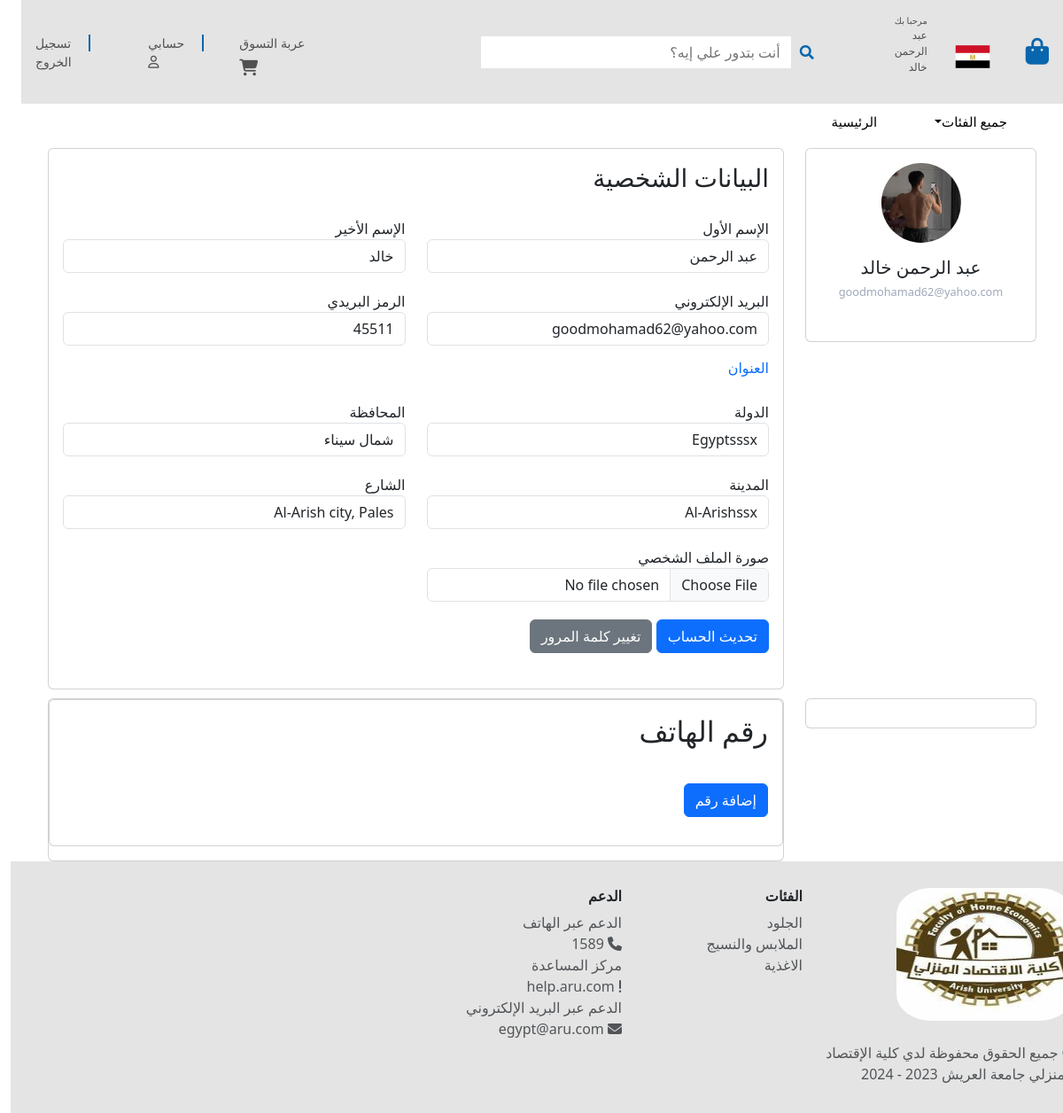
/profile/ (signed in), run on the app's committed database.
### User/models.py (models this page shows)
class User(AbstractUser):
    Image = models.ImageField(upload_to='user_images', blank=True, null=True)

class Customer(models.Model):
    User = models.OneToOneField(User, on_delete=models.CASCADE, primary_key=True)
    country = models.CharField(max_length=15, blank=True, null=True)
    state = models.CharField(max_length=15, blank=True, null=True)
    city = models.CharField(max_length=15, blank=True, null=True)
    street = models.CharField(max_length=20, blank=True, null=True)
    postal_code = models.CharField(max_length=10, blank=True, null=True)

### User/views.py (the view, shortened to what this page needs)
# urls.py: path('profile/', CombinedUpdateView.as_view(), name='profile'),
class CombinedUpdateView(UpdateView):
    model = Customer
    template_name = 'profile.html'
    form_class = CombinedUpdateForm
    def get_object(self, queryset=None):
        return self.request.user.customer
    def get_initial(self):
        initial = super().get_initial()
        user = self.request.user
        initial.update({
            'country': user.customer.country,
            'state': user.customer.state,
            'city': user.customer.city,
            'street': user.customer.street,
            'postal_code': user.customer.postal_code,
            'first_name': user.first_name,
            'last_name': user.last_name,
            'email': user.email,
            'profile_picture': user.Image if user.Image else None,
        })
        return initial
    def get_form(self, form_class=None):
        form = super().get_form(form_class)
        user = self.request.user
        form.fields['first_name'] = forms.CharField(initial=user.first_name)
        form.fields['last_name'] = forms.CharField(initial=user.last_name)
        form.fields['email'] = forms.EmailField(initial=user.email)
        form.fields['profile_picture'] = forms.ImageField(initial=user.Image if user.Image else None, required=False)
        return form
    def get_context_data(self, **kwargs):
        context = super().get_context_data(**kwargs)
        user_phone_numbers = User_Phone_Num.objects.filter(User=self.request.user)
        context['user_phone_numbers'] = user_phone_numbers
        return context

### User/templates/profile.html (shortened to what this page needs)
{% extends "main.html" %}
   {% load static %}
{% block body %}
<link rel="stylesheet" href=" {% static 'css/profile.css' %} ">
<link rel="stylesheet" href="https://cdnjs.cloudflare.com/ajax/libs/font-awesome/5.13.1/css/all.min.css" />
<link rel="stylesheet" href="https://stackpath.bootstrapcdn.com/bootstrap/5.3.0/css/bootstrap.min.css">
<body class="body2">
    <div class="container container22" >
        <div class="row gutters">
        <div class="col-xl-3 col-lg-3 col-md-12 col-sm-12 col-12">
        <div class="card h-70">
            <div class="card-body">
                <div class="account-settings">
                    <div class="user-profile">
                        <div class="user-avatar">
                            {% if user.Image %}
                                <img src="{{ user.Image.url }}" alt="{{ user.first_name }} {{ user.last_name }}">
                            {% else %}
                            <img src="https://gravatar.com/avatar/eb45e8ca94071ac3ef15091da2f09b6c?s=400&d=mp&r=x" alt="{{ user.first_name }} {{ user.last_name }}">
                            {% endif %}
                        </div>
                        <h5 class="user-name">{{ user.first_name }} {{ user.last_name }}</h5>
                        <h6 class="user-email">{{ user.email }}
                        </h6>
                    </div>
                </div>
            </div>
        </div>
        </div>
        <div class="col-xl-9 col-lg-9 col-md-12 col-sm-12 col-12" >
        <div class="card h-100">
            <div class="card-body" >
                <form method="post" action="{% url 'profile' %}" enctype="multipart/form-data">
                    <h3>البيانات الشخصية </h3>
                    <div class="row gutters">
                        <div class="col-xl-6 col-lg-6 col-md-6 col-sm-6 col-12">
                            <div class="form-group">
                                <label for="first_name">الإسم الأول</label>
                                <input type="text" class="form-control" id="first_name" name="first_name" value="{{ user.first_name }}">
                            </div>
                        </div>
                        <div class="col-xl-6 col-lg-6 col-md-6 col-sm-6 col-12">
                            <div class="form-group">
                                <label for="last_name">الإسم الأخير</label>
                                <input type="text" class="form-control" id="last_name" name="last_name" value="{{ user.last_name }}">
                            </div>
                        </div>
                        <div class="col-xl-6 col-lg-6 col-md-6 col-sm-6 col-12">
                            <div class="form-group">
                                <label for="email">البريد الإلكتروني</label>
                                <input type="email" class="form-control" id="email" name="email" value="{{ user.email }}">
                            </div>
                        </div>
                        <div class="col-xl-6 col-lg-6 col-md-6 col-sm-6 col-12">
                            <div class="form-group">
                                <label for="postal_code">الرمز البريدي</label>
                                <input type="text" class="form-control" id="postal_code" name="postal_code" value="{{ user.customer.postal_code }}">
                            </div>
                        </div>
                    </div>
                    <div class="row gutters">
                        <div class="col-xl-12 col-lg-12 col-md-12 col-sm-12 col-12">
                            <h6 class="mt-3 mb-2 text-primary">العنوان</h6>
                        </div>
                        <div class="col-xl-6 col-lg-6 col-md-6 col-sm-6 col-12">
                            <div class="form-group">
                                <label for="country">الدولة</label>
                                <input type="text" class="form-control" id="country" name="country" placeholder="مصر" value="{{ user.customer.country }}">
                            </div>
                        </div>
                        <div class="col-xl-6 col-lg-6 col-md-6 col-sm-6 col-12">
                            <div class="form-group">
                                <label for="state">المحافظة</label>
                                <input type="text" class="form-control" id="state" name="state" placeholder="شمال سيناء" value="{{ user.customer.state }}">
                            </div>
                        </div>
                        <div class="col-xl-6 col-lg-6 col-md-6 col-sm-6 col-12">
                            <div class="form-group">
                                <label for="city">المدينة</label>
                                <input type="text" class="form-control" id="city" name="city" placeholder="العريش" value="{{ user.customer.city }}">
                            </div>
                        </div>
                        <div class="col-xl-6 col-lg-6 col-md-6 col-sm-6 col-12">
                            <div class="form-group">
                                <label for="street">الشارع</label>
                                <input type="text" class="form-control" id="street" name="street" placeholder="شارع 26 يوليو" value="{{ user.customer.street }}">
                            </div>
                        </div>
                        <div class="col-xl-6 col-lg-6 col-md-6 col-sm-6 col-12">
                            <div class="form-group">
                                <label for="profile_picture">صورة الملف الشخصي</label>
                                <input type="file" class="form-control" id="profile_picture" name="profile_picture">
                            </div>
                        </div>
                    </div>
                    <div class="row gutters">
                        <div class="col-xl-12 col-lg-12 col-md-12 col-sm-12 col-12">
                            <div class="text-right" style="padding-top: 20px;">
                                <button type="submit" id="submit" name="submit" class="btn btn-primary">تحديث الحساب</button>
                                <a href="{% url 'change_password' %}" class="btn btn-secondary">تغيير كلمة المرور</a>
                            </div>
                        </div>
                    </div>
                </form>
            </div>
        </div>
        </div>
        </div>
        </div>
<div class="container container22" >
    <div class="row gutters">
    <div class="col-xl-3 col-lg-3 col-md-12 col-sm-12 col-12">
    <div class="card h-70">
        <div class="card-body">
        </div>
    </div>
    </div>
    <div class="col-xl-9 col-lg-9 col-md-12 col-sm-12 col-12" >
<div class="card h-100">
<div class="card h-100">
    <div class="card-body">
        <div class="row gutters">
            <div class="col-xl-6 col-lg-6 col-md-12 col-sm-12 col-12">
                <h2 class="mb-4">رقم الهاتف</h2>
                <a href="{% url 'manage_phone_numbers' %}" class="btn btn-primary mt-3">إضافة رقم  </a>
            </div>
        </div>
    </div>
</div>
</div>
    </div>
    </div>
    </div>
</body>
</html>
{% endblock body %}

### templates/main.html (shortened to what this page needs)
{% load static %}
<!DOCTYPE html>
<html lang="ar">
<head>
  <link rel="stylesheet" href=" https://cdnjs.cloudflare.com/ajax/libs/font-awesome/5.15.4/css/all.min.css">
  <link rel="stylesheet" href="https://cdn.jsdelivr.net/npm/bootstrap@5.3.0/dist/css/bootstrap.min.css">
    <link rel="stylesheet" href="{% static 'css/home.css'%}">
</head>
<body>
  <div class="container" style="max-width: 100%;">
    <nav class="navbar navbar-expand-lg scroll-nav" style="max-width: 100%; background-color: #e4e4e4;">
        <a class="navbar-brand" href="#">
            <i class="fa-solid fa-bag-shopping fa-xl" style="color: #0766AD;"></i>
        </a>
        <div class="collapse navbar-collapse" id="navbarNav">
            <ul class="navbar-nav ml-auto align-items-center order-first">
                <li class="nav-item">
                    <img src="{% static 'images/e.png' %} " style="width: 40px; height: 40px; margin-top: 10px;" alt="">
                </li>
                {% if user.is_authenticated %}
                <li class="nav-item">
                    <a class="nav-link" style="font-size: 10px;" href="#">
                        مرحبا بك
                        <p style="font-size: 12px;">
                          {{ user.first_name}} {{ user.last_name|slice:":5" }}
                        </p>
                    </a>
                </li>
                {% endif %}
                <li class="nav-item search-bar" style="margin-right: 70px;">
                    <div class="search-bar">
                        <i class="fas fa-search"></i>
                        <input type="text" placeholder="أنت بتدور علي إيه؟">
                    </div>
                </li>
            </ul>
            <ul class="navbar-nav ml-auto align-items-center">
                {% if user.is_authenticated %}
                    <li class="nav-item" style="text-align: left; margin-right: 120px;" >
                        <a class="nav-link" style="font-size: 14px; position: relative;" href="{% url 'cart_detail' %}">
                            عربة التسوق
                            <i class="fa-solid fa-shopping-cart fa-lg"></i>
                        </a>
                    </li>
                    <li class="nav-item" style="text-align: left;">
                      <a class="nav-link" style="font-size: 14px;" href="{% url 'profile' %}">
                        <span class="vertical-line"></span>
                          حسابي
                          <i class="fa-regular fa-user"></i>
                      </a>
                  </li>
                    <li class="nav-item">
                      <a class="nav-link" style="font-size: 14px; text-align: left;" href="{% url 'logout' %}">
                        <span class="vertical-line"></span>
                          تسجيل الخروج
                      </a>
                  </li>
                {% endif %}
            </ul>
        </div>
    </nav>
</div>
<div class="container" style="max-width: 100%; height: 40px; z-index: 1;">
  <nav class="navbar navbar-expand-lg scroll-nav" style="max-width: 100%; height: 40px; text-align: right;">
    <div class="collapse navbar-collapse" id="navbarNav">
      <ul class="navbar-nav left-side justify-content-end">
        <li class="nav-item2 dropdown" style="margin-left: 30px;">
          <a class="nav-link dropdown-toggle" id="navbarDropdown" href="#" role="button" data-bs-toggle="dropdown" aria-haspopup="true" aria-expanded="false">جميع الفئات</a>
        </li>
        <li class="nav-item2">
          <a class="nav-link" href="{% url 'home' %}">الرئيسية</a>
        </li>
      </ul>
    </div>
  </nav>
</div>
{% block body %}
{% endblock body %}
<div class="">
<div class="" style="background-color: #e4e4e4; ">
<div class="row d-flex"style="padding-top: 30px;">
<div class="col-md-12 col-lg-3 mb-3" >
<img src="{% static 'images/8.png' %} " width="200" height="150" style="border-radius:20% ;"></img>
<p class="mt-4 text-muted">© جميع الحقوق محفوظة لدي كلية الإقتصاد المنزلي جامعة العريش 2023 - 2024</p>
</div>
<div class="col-6 col-sm-6 col-md-4 col-lg-2">
 <h6 class="h6 fw-bold">الفئات</h6>
   <a
      href="#" class="text-decoration-none text-muted"> الجلود</a>
  <a
     href="#" class="text-decoration-none text-muted"> الملابس والنسيج</a>
  <a
     href="#" class="text-decoration-none text-muted">الاغذية</a>
</div>
<div class="col-6 col-sm-6 col-md-4 col-lg-2 mt-3 mt-md-0">
 <h6 class="h6 fw-bold">الدعم</h6>
 <a href="#" class="text-decoration-none text-muted">الدعم عبر الهاتف</a>
  <a href="#" class="text-decoration-none text-muted"><i class="fa-solid fa-phone"></i> 1589</a>
  <a href="#" class="text-decoration-none text-muted">مركز المساعدة</a>
  <a href="#" class="text-decoration-none text-muted"><i class="fa-solid fa-exclamation"></i> help.aru.com</a>
  <a href="#" class="text-decoration-none text-muted">الدعم عبر البريد الإلكتروني</a>
  <a href="#" class="text-decoration-none text-muted"><i class="fa-solid fa-envelope"></i> egypt@aru.com</a>
</div>
</div>
</body>
</html>

### data on the page
User: first_name "عبد الرحمن", last_name "خالد", Image (picture), email "goodmohamad62@yahoo.com", postal_code "45511", country "Egyptsssx", state "شمال سيناء", city "Al-Arishssx", street "Al-Arish city, Pales"
